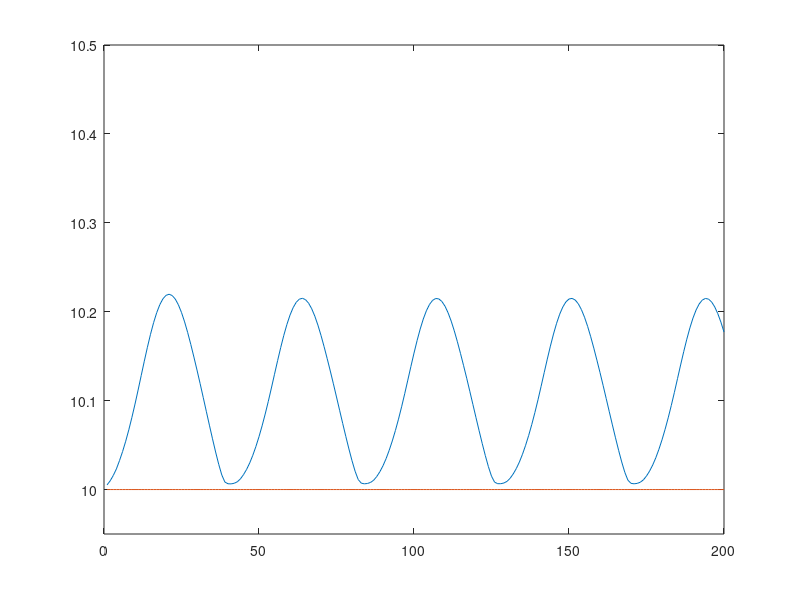

Reproduce this figure in MATLAB. (Note: this script raises an error after producing the figure.)
%Replicate Figure 2 Panel A from Kouwenberg & Zwinkels to ensure the model
%was implemented correctly
Tsimul=200;
theta=[-0.2307 0.0236 -0.6329 0.3032 2.1818]; K=1; L=4; 
c=theta(1);
d=theta(2);
alpha=theta(3);
beta=theta(4);
gamma=theta(5);
Psimul=10*ones(10,1)+0.0000001;
Psimul=[Psimul;zeros(Tsimul,1)];
Fsimul=10*ones(Tsimul+10,1);
Ws=zeros(Tsimul+10,1);
count=0;
for t=11:Tsimul+10
pi_f=0;
for k=1:K
pi_f=pi_f+abs(alpha*(Psimul(t-(k+1))-Fsimul(t-(k+1)))-(Psimul(t-k)-Psimul(t-(k+1)))); % (A8) for fundamentalist rule
end
pi_c=0;
for k=1:K
    sum1=0;
    for l=1:L
       sum1=sum1+Psimul(t-(k+l))-Psimul(t-(k+l+1));
    end
    pi_c=pi_c+abs(beta*sum1-Psimul(t-k)+Psimul(t-(k+1))); % (A8) for chartist rule
end

W=(1+exp(gamma*((pi_f-pi_c)./(pi_f+pi_c)))).^-1;
Ws(t)=W;
sum2=0;
for l=1:L
    sum2=sum2+Psimul(t-l)-Psimul(t-(l+1)); % (A6) with chartist expectation (without beta)
end

Psimul(t)=c+d*Psimul(t-1)+Psimul(t-1)+W.*(alpha*(Psimul(t-1)-Fsimul(t-1)))+(1-W).*(beta*sum2); % (A10)
end

figure 
plot(Psimul(11:end),'DisplayName', 'P_t')
ylim([9.95 10.5])
hold on
plot(Fsimul(11:end),'DisplayName', 'F_t')
hold on
yyaxis right
plot(Ws(11:end),'DisplayName', 'W_t')
ylim([-0.8 0.8])
legend('Location','best')


